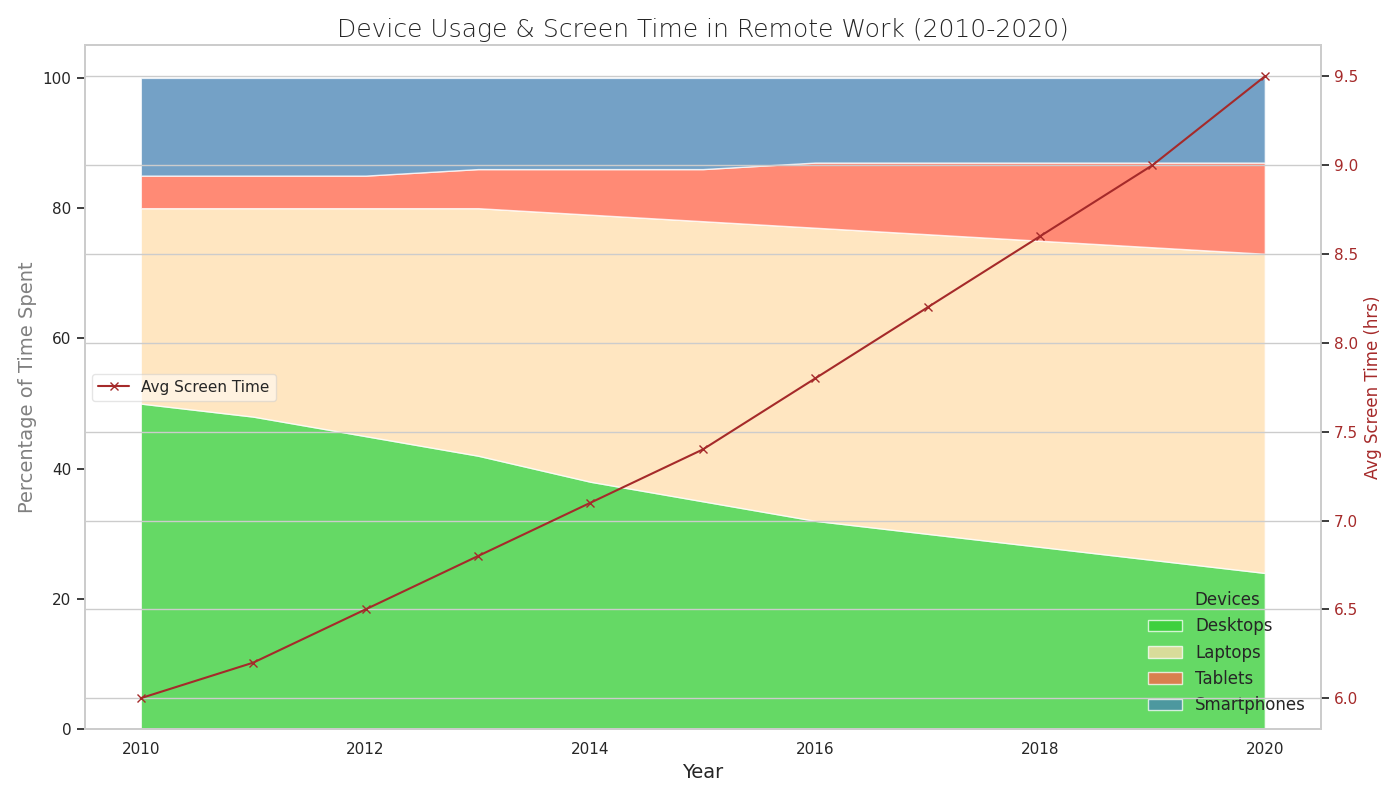

Reproduce this figure in Python.
import matplotlib.pyplot as plt
import numpy as np

years = np.arange(2010, 2021)
desktops = np.array([50, 48, 45, 42, 38, 35, 32, 30, 28, 26, 24])
laptops = np.array([30, 32, 35, 38, 41, 43, 45, 46, 47, 48, 49])
tablets = np.array([5, 5, 5, 6, 7, 8, 10, 11, 12, 13, 14])
smartphones = 100 - (desktops + laptops + tablets)
average_screen_time = np.array([6, 6.2, 6.5, 6.8, 7.1, 7.4, 7.8, 8.2, 8.6, 9, 9.5])

fig, ax1 = plt.subplots(figsize=(14, 8))

colors = ['#32CD32', '#FFDEAD', '#FF6347', '#4682B4']  # Randomized color order
ax1.stackplot(years, desktops, laptops, tablets, smartphones, 
              labels=['Desktops', 'Laptops', 'Tablets', 'Smartphones'], 
              colors=colors, alpha=0.75)  # Changed transparency
ax1.set_xlabel('Year', fontsize=14)  # Increased fontsize
ax1.set_ylabel('Percentage of Time Spent', fontsize=14, color='gray')  # Changed color
ax1.set_title('Device Usage & Screen Time in Remote Work (2010-2020)', fontsize=18, weight='light')  # Altered title

ax1.grid(visible=False)  # Removed grid

ax1.legend(loc='lower right', title='Devices', fontsize=12, frameon=False)  # Changed position and removed frame

ax2 = ax1.twinx()
ax2.plot(years, average_screen_time, color='brown', marker='x', linestyle='-', linewidth=1.5, label='Avg Screen Time')  # Altered line style
ax2.set_ylabel('Avg Screen Time (hrs)', fontsize=12, color='brown')
ax2.tick_params(axis='y', labelcolor='brown')

ax2.legend(loc='center left', fontsize=11, framealpha=0.5)  # Changed position and semi-transparent frame

plt.tight_layout()
plt.show()
